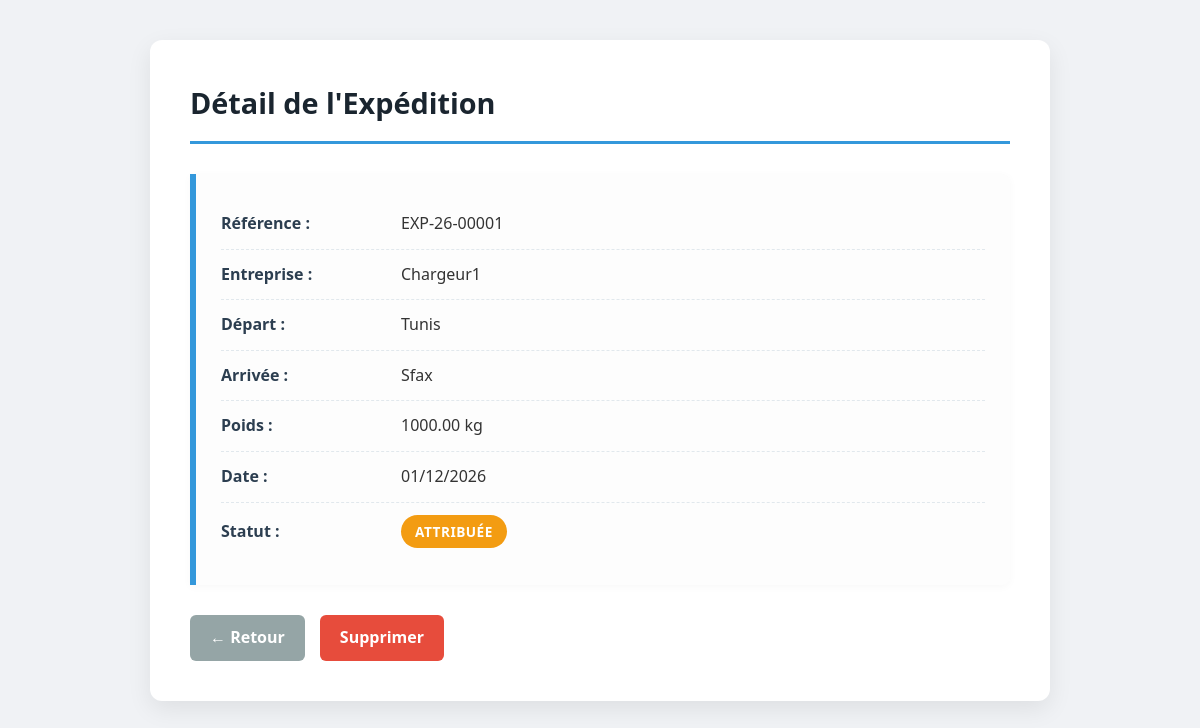
The app's page /expedition/detail_expedition/1/, older data.
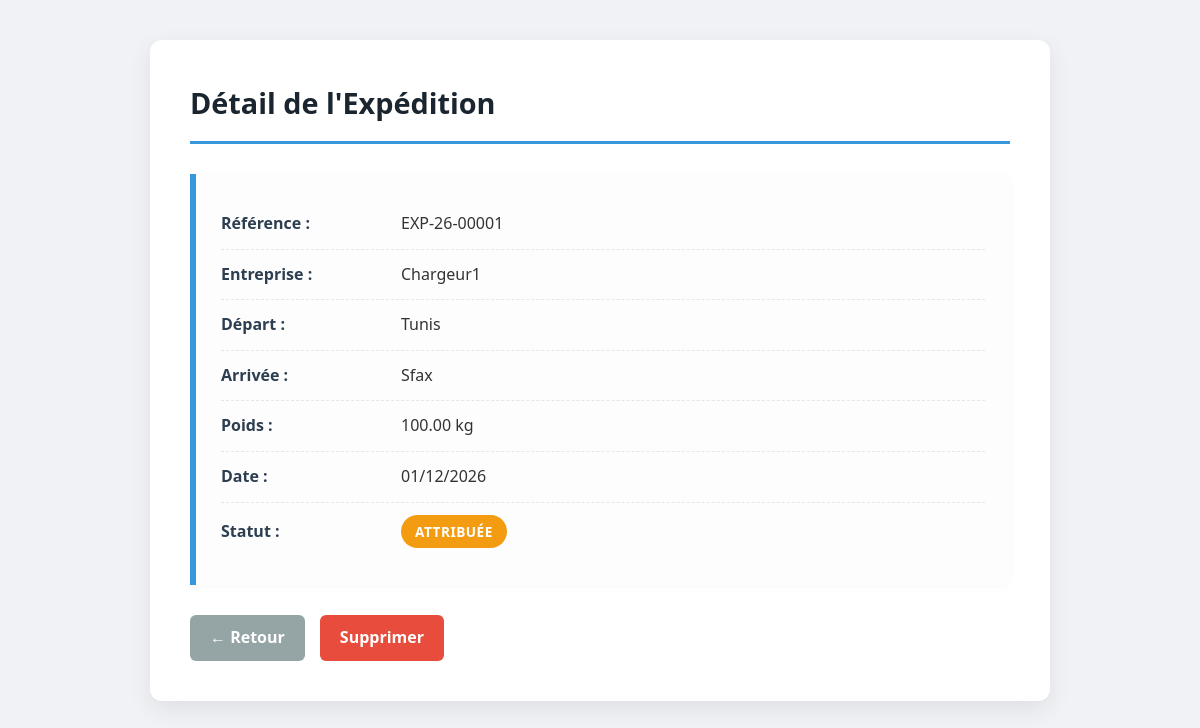
The same page, newer data.
### ExpeditionApp/models.py (models this page shows, shortened)
class Expedition(models.Model):
    STATUT_CHOICES = [
        ('publiee', 'Publiée'),
        ('attribuee', 'Attribuée'),
        ('en_cours', 'En cours'),
        ('livree', 'Livrée'),
        ('annulee', 'Annulée'),
    ]
    reference = models.CharField(max_length=20, unique=True, editable=False)
    ville_depart = models.CharField(max_length=100)
    ville_arrivee = models.CharField(max_length=100)
    poids_kg = models.DecimalField(max_digits=10, decimal_places=2)
    date_souhaitee = models.DateField()
    description = models.TextField(blank=True, null=True)
    statut = models.CharField(
        max_length=20,
        choices=STATUT_CHOICES,
        default='publiee',
    )
    entreprise = models.ForeignKey(
        Entreprise,
        on_delete=models.CASCADE,
        related_name='expeditions',
    )
    created_at = models.DateTimeField(auto_now_add=True)
    updated_at = models.DateTimeField(auto_now=True)

### EntrepriseApp/models.py (models this page shows, shortened)
class Entreprise(models.Model):
    TYPE_CHOICES = [
        ('c', 'Chargeur'),
        ('t', 'Transporteur'),
    ]
    raison_sociale = models.CharField(max_length=200)
    matricule_fiscal = models.CharField(
        max_length=25,
        unique=True,
        validators=[matricule_fiscal_validator],
    )
    adresse = models.TextField(validators=adresse_validators)
    type_entreprise = models.CharField(max_length=1, choices=TYPE_CHOICES)
    utilisateur = models.OneToOneField(
        Utilisateur,
        on_delete=models.CASCADE,
        related_name='entreprise',
    )
    created_at = models.DateTimeField(auto_now_add=True)
    updated_at = models.DateTimeField(auto_now=True)
    def __str__(self):
        return self.raison_sociale

### ExpeditionApp/views.py (the view)
# urls.py: path('detail_expedition/<int:pk>/', Detail_expedition.as_view(), name='detail_expedition'),
class Detail_expedition(DetailView) :
    model=Expedition
    template_name='expedition/detail.html'
    context_object_name='expedition'

### templates/expedition/detail.html (shortened to what this page needs)
{% load static %}
<!DOCTYPE html>
<html lang="en">
<head>
    <link rel="stylesheet" href="{% static 'css/style.css' %}">
</head>
<body>
    <div class="container">
        <h1>Détail de l'Expédition</h1>
        <div class="detail-card">
            <ul>
                <li><strong>Référence :</strong> {{ expedition.reference }}</li>
                <li><strong>Entreprise :</strong> {{ expedition.entreprise }}</li>
                <li><strong>Départ :</strong> {{ expedition.ville_depart }}</li>
                <li><strong>Arrivée :</strong> {{ expedition.ville_arrivee }}</li>
                <li><strong>Poids :</strong> {{ expedition.poids_kg }} kg</li>
                <li><strong>Date :</strong> {{ expedition.date_souhaitee|date:"d/m/Y" }}</li>
                <li>
                    <strong>Statut :</strong>
                    <span class="badge badge-{{ expedition.statut }}">
                        {{ expedition.get_statut_display }}
                    </span>
                </li>
            </ul>
        </div>
        <div class="form-actions">
            <a href="{% url 'Expedition:liste_expedition' %}" class="btn btn-secondary">← Retour</a>
            <a href="{% url 'Expedition:delete_expedition' expedition.pk %}" class="btn btn-danger">Supprimer</a>
        </div>
    </div>
</body>
</html>

Row changes from the older to the newer data that the page shows:
changed Expedition "EXP-26-00001": poids_kg "1000.00" → "100.00"
